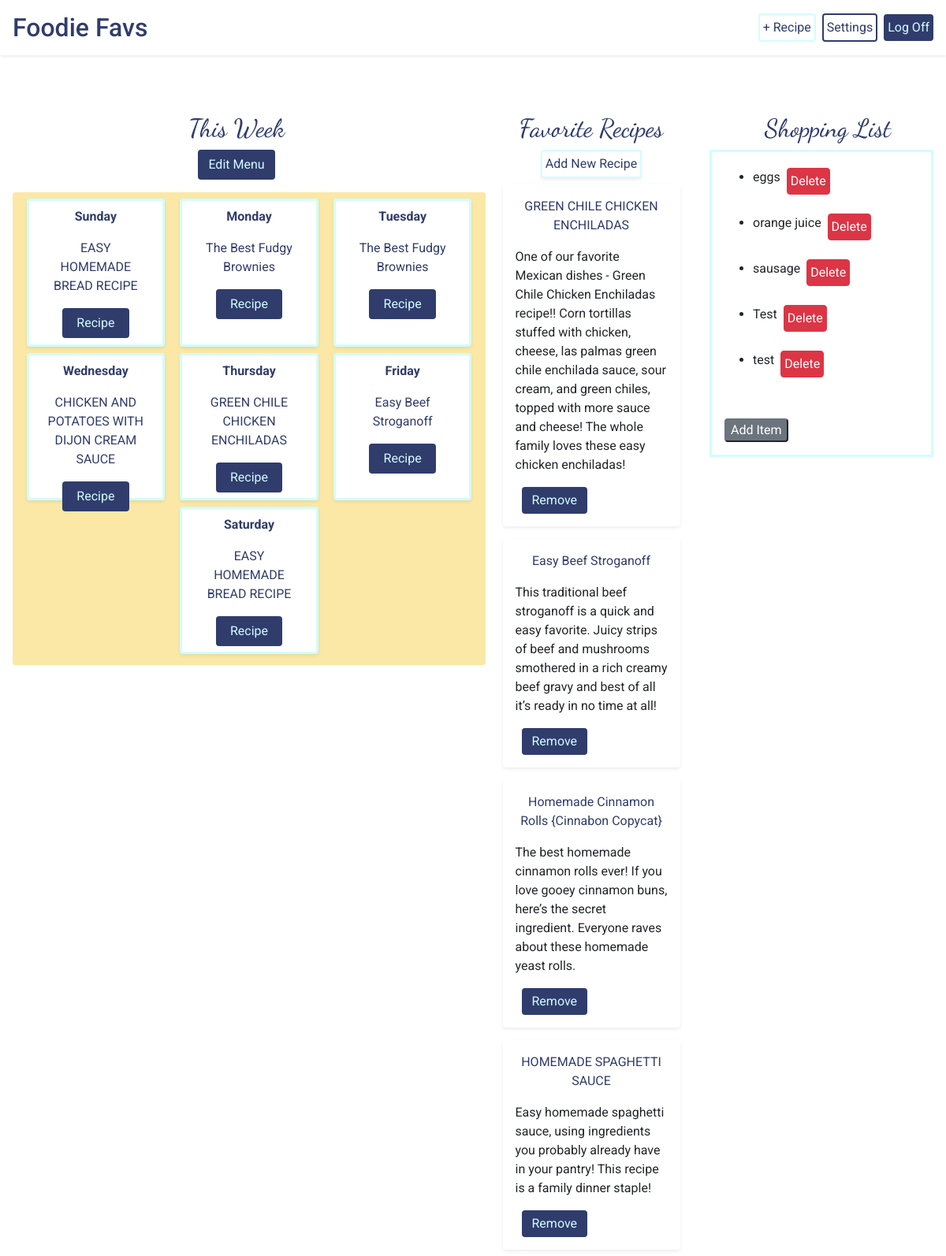
Before: /home/2 (signed in) with the older database file.
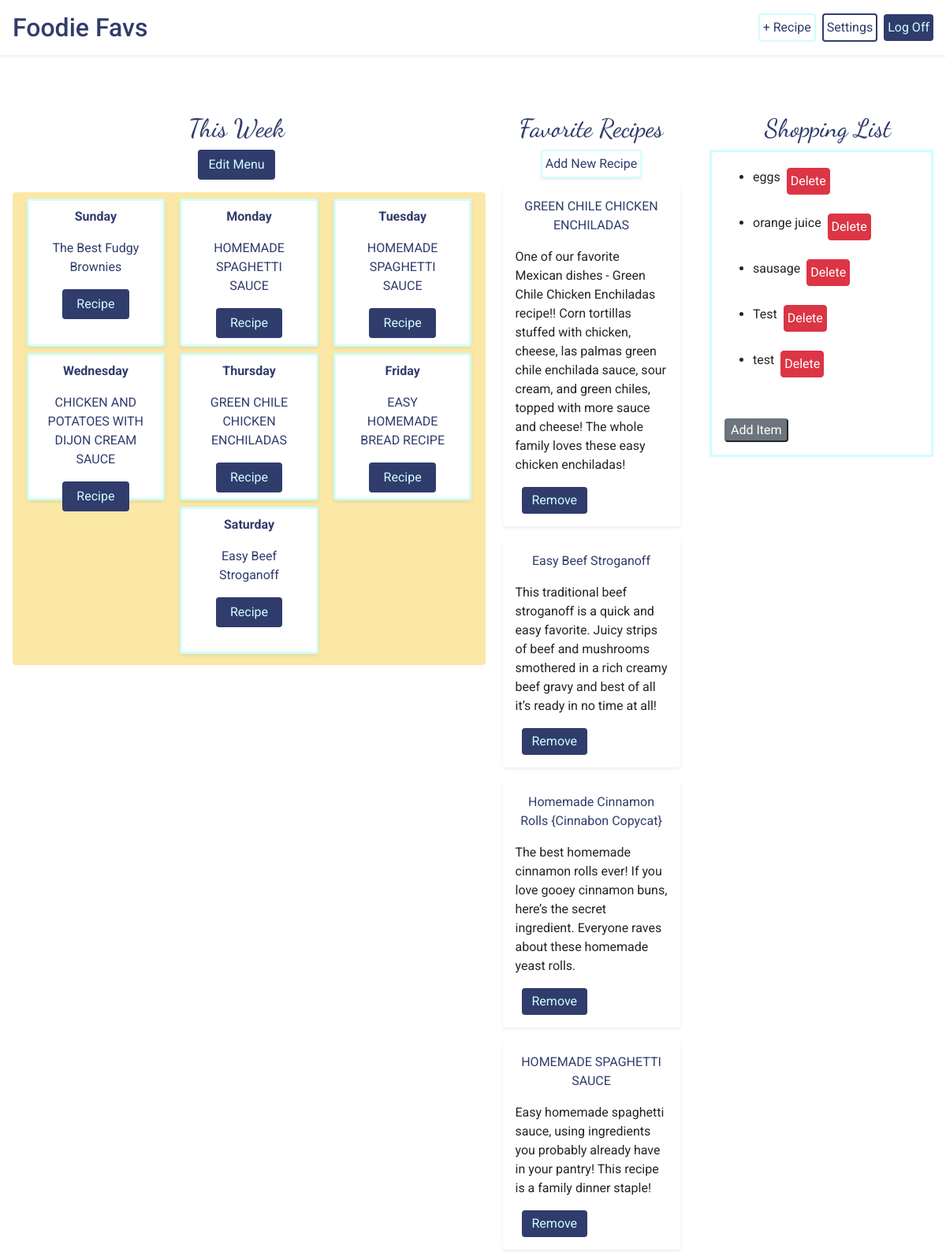
After: the same page with the newer database file.
### foodie_app/models.py (models this page shows)
class Menu(models.Model):
    sunday = models.ForeignKey(Recipe, related_name="sunday_recipes", on_delete=models.CASCADE)
    monday = models.ForeignKey(Recipe, related_name="monday_recipes", on_delete=models.CASCADE)
    tuesday = models.ForeignKey(Recipe, related_name="tuesday_recipes", on_delete=models.CASCADE)
    wednesday = models.ForeignKey(Recipe, related_name="wednesday_recipes", on_delete=models.CASCADE)
    thursday = models.ForeignKey(Recipe, related_name="thursday_recipes", on_delete=models.CASCADE)
    friday = models.ForeignKey(Recipe, related_name="friday_recipes", on_delete=models.CASCADE)
    saturday = models.ForeignKey(Recipe, related_name="saturday_recipes", on_delete=models.CASCADE)
    editor = models.ForeignKey(User, related_name="menus", on_delete=models.CASCADE, default=1)
    created_at = models.DateTimeField(auto_now_add=True)
    updated_at = models.DateTimeField(auto_now=True)

class Recipe(models.Model):
    name = models.CharField(max_length=255)
    desc = models.CharField(max_length=255, default="")
    ingredients = models.TextField(default="")
    steps = models.TextField(default="")
    creator = models.ForeignKey(User, related_name="users", on_delete=models.CASCADE, default=1)
    source = models.CharField(max_length=255, default="")
    users_who_favorite = models.ManyToManyField(User, related_name="favorite_recipes", default=0)
    created_at = models.DateTimeField(auto_now_add=True)
    updated_at = models.DateTimeField(auto_now=True)
    objects = RecipeManager()

class Shopping_List_Item(models.Model):
    item = models.CharField(max_length=255)
    user = models.ForeignKey(User, related_name="list_user", on_delete=models.CASCADE, default=1)
    created_at = models.DateTimeField(auto_now_add=True)
    updated_at = models.DateTimeField(auto_now=True)
    objects = ListManager()

### login/models.py (models this page shows)
class User(models.Model):
    first_name = models.CharField(max_length=255)
    last_name = models.CharField(max_length=255)
    email = models.EmailField()
    password = models.CharField(max_length=255)
    followers = models.ManyToManyField("self", blank=True)
    profile_desc = models.TextField(default="")
    created_at = models.DateTimeField(auto_now_add=True)
    updated_at = models.DateTimeField(auto_now=True)
    objects = UserManager()

### foodie_app/views.py (the view)
# urls.py: path('<int:user_id>', views.user_profile),
def user_profile(request, user_id):
    if 'userid' in request.session:
        menus = Menu.objects.filter(editor=User.objects.get(id=request.session['userid']))
        menu = menus.last()
        context = {
            "user": User.objects.get(id=request.session['userid']),
            "recipes": Recipe.objects.filter(creator=User.objects.get(id=request.session['userid'])),
            "menu": menu,
            "shopping_list": Shopping_List_Item.objects.all(),
        }
        return render(request, 'user_profile.html', context)
    return redirect('/login')

### foodie_app/templates/user_profile.html (shortened to what this page needs)
<!DOCTYPE html>
<html lang="en">
<head>
    <link rel="stylesheet" href="https://stackpath.bootstrapcdn.com/bootstrap/4.5.2/css/bootstrap.min.css"
>
    {% load static %}
    <link rel="stylesheet" href="{% static 'css/style.css' %}">
</head>
<body id="body">
    <header id="header" class="bg-white d-flex p-3 align-items-center shadow-sm mt-0">
        <h2 class="pr-5 mb-0"><a href="/home" class="home">Foodie Favs</a></h2>
        <a href="/home/new_recipe" class="new-recipe p-1 rounded ml-auto mr-2">+ Recipe</a>
        <a href="/home/{{user.id}}/settings" class="icon rounded p-1">Settings</a>
        <a href="/home/log_off" class="btn ml-2 p-1" id="log-off">Log Off</a>
    </header>
    <div class="pt-5"></div>
    <div class="d-flex mt-5 pt-5">
        <div class="w-50">
            <div class="d-flex flex-column">
                <h2 class="heading">This Week</h2>
                {%if menu.editor.id == user.id %}
                <a class="btn view-recipe ml-auto mr-auto" href="/home/edit_menu{{menu.id}}">Edit Menu</a>
                {% else %}
                <a class="btn view-recipe ml-auto mr-auto" href="/home/menu">Create Menu</a>
                {% endif %}
            </div>
            <div class="menu w-100 m-3 d-flex flex-column p-1 rounded">
                <div class="day-row d-flex justify-content-around p-1">
                    <div class="day rounded shadow-sm d-flex flex-column">
                        <p class="font-weight-bold pt-2">Sunday</p>
                        <p class="w-75 ml-auto mr-auto">{{menu.sunday.name}}</p>
                        <a href="/home/recipe_{{menu.sunday.id}}" class="btn view-recipe w-50 ml-auto mr-auto">Recipe</a>
                    </div>
                    <div class="day rounded shadow-sm d-flex flex-column">
                        <p class="font-weight-bold pt-2">Monday</p>
                        <p class="w-75 ml-auto mr-auto">{{menu.monday.name}}</p>
                        <a href="/home/recipe_{{menu.monday.id}}" class="btn view-recipe w-50 ml-auto mr-auto">Recipe</a>
                    </div>
                    <div class="day rounded shadow-sm d-flex flex-column">
                        <p class="font-weight-bold pt-2">Tuesday</p>
                        <p class="w-75 ml-auto mr-auto">{{menu.monday.name}}</p>
                        <a href="/home/recipe_{{menu.monday.id}}" class="btn view-recipe w-50 ml-auto mr-auto">Recipe</a>
                    </div>
                </div>
                <div class="day-row d-flex justify-content-around p-1">
                    <div class="day rounded shadow-sm d-flex flex-column">
                        <p class="font-weight-bold pt-2">Wednesday</p>
                        <p class="w-75 ml-auto mr-auto">{{menu.wednesday.name}}</p>
                        <a href="/home/recipe_{{menu.wednesday.id}}" class="btn view-recipe w-50 ml-auto mr-auto">Recipe</a>
                    </div>
                    <div class="day rounded shadow-sm d-flex flex-column">
                        <p class="font-weight-bold pt-2">Thursday</p>
                        <p class="w-75 ml-auto mr-auto">{{menu.thursday.name}}</p>
                        <a href="/home/recipe_{{menu.thursday.id}}" class="btn view-recipe w-50 ml-auto mr-auto">Recipe</a>
                    </div>
                    <div class="day rounded shadow-sm d-flex flex-column">
                        <p class="font-weight-bold pt-2">Friday</p>
                        <p class="w-75 ml-auto mr-auto">{{menu.friday.name}}</p>
                        <a href="/home/recipe_{{menu.friday.id}}" class="btn view-recipe w-50 ml-auto mr-auto">Recipe</a>
                    </div>
                </div>
                <div class="day-row d-flex justify-content-around p-1">
                    <div class="day rounded shadow-sm d-flex flex-column">
                        <p class="font-weight-bold pt-2">Saturday</p>
                        <p class="w-75 ml-auto mr-auto">{{menu.saturday.name}}</p>
                        <a href="/home/recipe_{{menu.saturday.id}}" class="btn view-recipe w-50 ml-auto mr-auto">Recipe</a>
                    </div>
                </div>
            </div>
        </div>
        <div class="w-25 d-flex flex-column align-items-center">
            <h2 class="heading ">Favorite Recipes</h2>
            <a href="/home/new_recipe" class="new-recipe p-1 rounded shadow-sm bg-white rounded">Add New Recipe</a>
            {% for recipe in user.favorite_recipes.all %}
            <div class="recipe-card rounded shadow-sm w-75 p-3 m-2">
                <p class="text-center"><a id="recipe-text" href="/home/recipe_{{recipe.id}}">{{recipe.name}}</a></p>
                <p>{{recipe.desc}}</p>
                {% for favorite_user in recipe.users_who_favorite.all %}
                <form action="/home/{{user.id}}/remove_favorite_profile" method="POST">
                    <input class="btn favorite ml-2 pt-1 pb-1" type="submit" name="add_fav" value="Remove">
                </form>
                {% endfor %}
            </div>
            {% endfor %}
        </div>
        <div class="w-25">
            <h2 class="heading">Shopping List</h2>
            <div class="shopping-box mr-3">
                <div class="m-1 p-2 rounded" id="shopping-list">
                    <ul>
                        {% for item in shopping_list %}
                        {% if item.user.id == user.id %}
                        <div class="d-flex alin-items-start mb-2">
                            <li class="pt-2">{{item.item}}</li>
                            <form action="/home/{{user.id}}/delete_item" method="POST">
                                <input class="btn btn-danger p-1 m-2" type="submit" name="delete" value="Delete">
                            </form>
                        </div>
                        {% endif %}
                        {% endfor %}
                    </ul>
                </div>
                <button class="rounded btn-secondary m-3" id="addItem">Add Item</button>
            </div>
        </div>
    </div>
</body>
</html>

### foodie_app/static/css/style.css (style rules this page uses)
body { font-family: "Roboto", sans-serif; }
.recipe-card { background-color: white; }
h2, .home { color: #303c6c; }
.icon { border: 2px solid #303c6c; color: #303c6c; }
.menu { background-color: #fbe8a6; height: 600px; }
.heading { font-family: 'Dancing Script', cursive; color: #303c6c; text-align: center; }
.day-row { width: 100%; height: 33%; }
.day { width: 30%; background-color: white; border: 3px solid #d2fdff; }
.day p { text-align: center; color: #303c6c; }
#log-off, .edit-recipe, .favorite, .view-recipe, .save-menu, .submit { background-color: #303c6c; color: #d2fdff; }
.new-recipe { border: 2px solid #d2fdff; color: #303c6c; }
#recipe-text { color: #303c6c; }
#header { width: 100%; position: fixed; top: 0; left: 0; width: 100%; }
.shopping-box { border: 3px solid #d2fdff; }

Changed rows visible on the page:
no longer on this page (row unchanged): Menu: sunday.name "EASY HOMEMADE BREAD RECIPE", monday.name "The Best Fudgy Brownies", wednesday.name "CHICKEN AND POTATOES WITH DIJON CREAM SAUCE", thursday.name "GREEN CHILE CHICKEN ENCHILADAS", friday.name "Easy Beef Stroganoff", saturday.name "EASY HOMEMADE BREAD RECIPE"
added Menu: sunday.name "The Best Fudgy Brownies", monday.name "HOMEMADE SPAGHETTI SAUCE", wednesday.name "CHICKEN AND POTATOES WITH DIJON CREAM SAUCE", thursday.name "GREEN CHILE CHICKEN ENCHILADAS", friday.name "EASY HOMEMADE BREAD RECIPE", saturday.name "Easy Beef Stroganoff"
